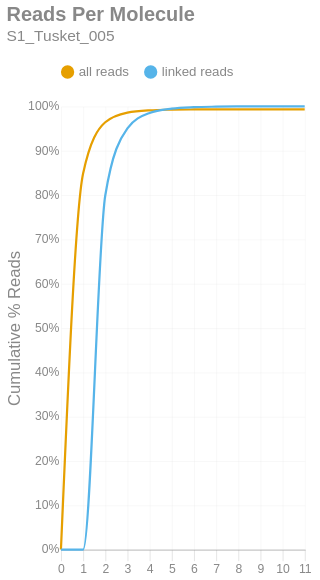

This figure's notebook cell:
### Markdown cell above
### Reads per Molecule
This chart shows the cumulative distribution of the number of reads per linked molecule. That is, how many alignments are associated with a unique molecule. This excludes the number of reads associated with invalid or absent linked-read barcodes. The `linked` histogram is the percentages recalculated when disregarding singletons.

### Code cell
if SKIPLR:
    print_html(f"Skipped")
else:
    counts = np.bincount(valids['reads'].cast(pl.Int64).to_numpy())
    weighted = counts * np.arange(len(counts))
    all_perc = weighted / n_reads
    linked_perc = weighted / n_linked_reads
    linked_perc[1] = 0
    binned_df = pl.DataFrame({
        'readsper': list(range(len(counts))),
        'all reads (cumsum)': np.cumsum(all_perc).tolist(),
        'linked reads (cumsum)': np.cumsum(linked_perc).tolist(),
    })

    with SafeRender(binned_df):
        (
            density_plot(binned_df, 'Reads Per Molecule', samplename, 'readspmol')
            .encode(
                x=alt.X('readsper:O', title=None).axis(labelAngle=0).scale(padding=0),
                y=alt.Y('value:Q', title='Cumulative % Reads').axis(format='%').stack(False),
                color=alt.Color("key:N").scale(domain=["all reads", "linked reads"]),
                tooltip=[
                    alt.Tooltip("key:N", title="Data Type"),
                    alt.Tooltip("readsper:O", title="Reads Per Molecule"),
                    alt.Tooltip("value:Q", format=".2%", title="% Reads (Cum.)")
                ]            
            )
        ).display()

### Figure 1 — Vega-Lite specification as saved in the notebook (floating-point values rounded to 4 significant figures)
{"width": "container", "height": 400, "config": {"title": {"anchor": "start", "dy": -15, "fontSize": 18, "color": "#888888", "subtitleColor": "#888888", "subtitleFontSize": 14}, "arc": {"fill": "#0072B2"}, "axis": {"domainColor": "#888888", "domainWidth": 0.5, "gridWidth": 0.2, "grid": false, "titleFontWeight": 400, "titleFontSize": 15, "labelFontSize": 11, "labelColor": "#888888", "tickColor": "#888888", "tickWidth": 0.2, "titleColor": "#888888"}, "axisBand": {"grid": false}, "axisX": {"grid": true, "tickSize": 10, "domainCap": "round"}, "axisY": {"domain": false, "grid": true, "tickSize": 0, "domainCap": "round"}, "background": "transparent", "header": {"labelFontSize": 15, "labelColor": "#888888", "titleFontSize": 15, "titleFontWeight": 600, "titleColor": "#888888"}, "legend": {"labelFont": "sans-serif", "labelFontSize": 12, "labelColor": "#888888", "symbolSize": 100, "symbolType": "circle", "titleFontSize": 12, "titlePadding": 10, "titleColor": "#888888", "title": null, "orient": "top"}, "range": {"category": ["#E69F00", "#56B4E9", "#009E73", "#F0E442", "#0072B2", "#D55E00", "#CC79A7", "#000000"], "diverging": ["#cfe8f3", "#a2d4ec", "#73bfe2", "#46abdb", "#1696d2", "#12719e"]}, "area": {"fill": "#0072B2", "fillOpacity": 0.7, "line": true, "strokeOpacity": 0.7}, "line": {"color": "#0072B2", "stroke": "#0072B2", "strokeWidth": 2}, "trail": {"color": "#0072B2", "stroke": "#0072B2", "strokeWidth": 0, "size": 1}, "point": {"filled": true, "fillOpacity": 1.0, "size": 95}, "text": {"color": "#888888", "fontSize": 11, "align": "right", "fontWeight": 400, "size": 11}, "bar": {"fill": "#0072B2", "stroke": null}, "view": {"stroke": null, "continuousWidth": 660, "continuousHeight": 400}}, "data": {"name": "data-2ed0fbf0f6e54d355f3e2335dc75bb57"}, "mark": {"type": "line", "interpolate": "monotone", "point": {"opacity": 0, "size": 275}}, "encoding": {"color": {"field": "key", "scale": {"domain": ["all reads", "linked reads"]}, "type": "nominal"}, "tooltip": [{"field": "key", "title": "Data Type", "type": "nominal"}, {"field": "readsper", "title": "Reads Per Molecule", "type": "ordinal"}, {"field": "value", "format": ".2%", "title": "% Reads (Cum.)", "type": "quantitative"}], "x": {"axis": {"labelAngle": 0}, "field": "readsper", "scale": {"padding": 0}, "title": null, "type": "ordinal"}, "y": {"axis": {"format": "%"}, "field": "value", "stack": false, "title": "Cumulative % Reads", "type": "quantitative"}}, "params": [{"name": "param_c36ac31b6afebe62", "select": {"type": "point", "fields": ["key"]}, "bind": "legend"}], "title": {"text": "Reads Per Molecule", "subtitle": "S1_Tusket_005"}, "transform": [{"fold": ["all reads (cumsum)", "linked reads (cumsum)"]}, {"calculate": "replace(datum.key, ' (cumsum)', '')", "as": "key"}, {"filter": {"param": "param_c36ac31b6afebe62"}}], "usermeta": {"embedOptions": {"downloadFileName": "S1_Tusket_005.readspmol"}}, "$schema": "https://vega.github.io/schema/vega-lite/v6.1.0.json", "datasets": {"data-2ed0fbf0f6e54d355f3e2335dc75bb57": [{"readsper": 0, "all reads (cumsum)": 0.0, "linked reads (cumsum)": 0.0}, {"readsper": 1, "all reads (cumsum)": 0.8487, "linked reads (cumsum)": 0.0}, {"readsper": 2, "all reads (cumsum)": 0.9642, "linked reads (cumsum)": 0.7989}, {"readsper": 3, "all reads (cumsum)": 0.9861, "linked reads (cumsum)": 0.9504}, {"readsper": 4, "all reads (cumsum)": 0.9911, "linked reads (cumsum)": 0.9852}, {"readsper": 5, "all reads (cumsum)": 0.9925, "linked reads (cumsum)": 0.9949}, {"readsper": 6, "all reads (cumsum)": 0.993, "linked reads (cumsum)": 0.9982}, {"readsper": 7, "all reads (cumsum)": 0.9931, "linked reads (cumsum)": 0.9993}, {"readsper": 8, "all reads (cumsum)": 0.9932, "linked reads (cumsum)": 0.9998}, {"readsper": 9, "all reads (cumsum)": 0.9932, "linked reads (cumsum)": 0.9999}, {"readsper": 10, "all reads (cumsum)": 0.9932, "linked reads (cumsum)": 0.9999}, {"readsper": 11, "all reads (cumsum)": 0.9932, "linked reads (cumsum)": 1.0}]}}
